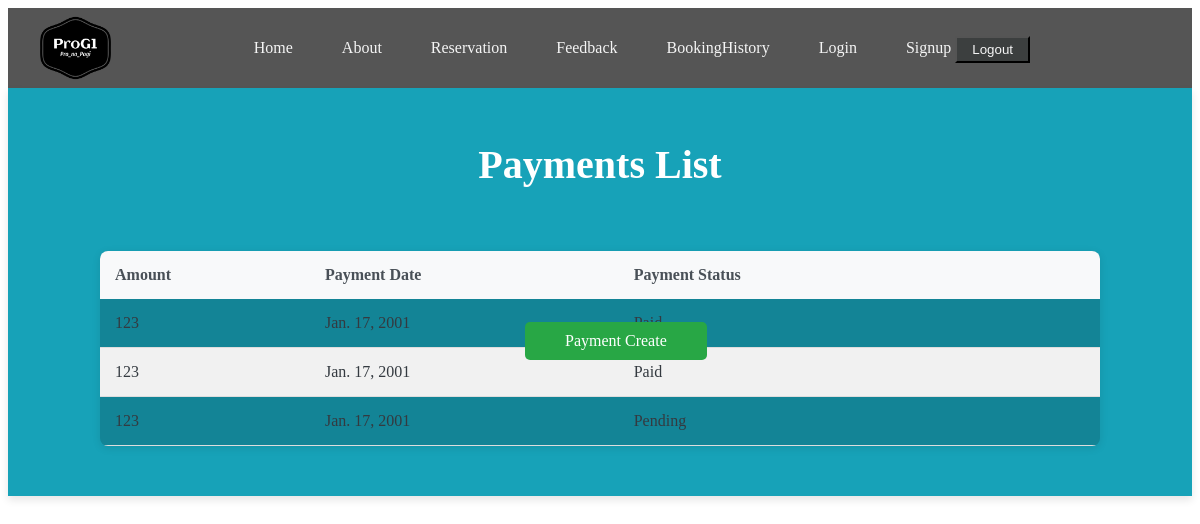
The app's page /paymentlist/ (signed in) with its own data.
### app/models.py (models this page shows, shortened)
class Payment(models.Model):
    amount = models.CharField(max_length=100)
    payment_date = models.DateField()
    payment_status = models.CharField(max_length=100, choices=[('Paid', 'Paid'), ('Pending', 'Pending')])

### app/views.py (the view)
# urls.py: path('paymentlist/' , PaymentListView.as_view(), name='payment_list'),
class PaymentListView(ListView):
    model = Payment
    context_object_name = 'payment'
    template_name = 'app/payment_list.html'

### app/templates/app/payment_list.html (shortened to what this page needs)
{% extends 'app/base.html' %}
{% load static %}
{% block content %}
<div class="Heading_list">
    <h2>Payments List</h2>
    <a href="{% url 'payment_create' %}">Payment Create</a>
    <table class="Body_list">
        <thead>
            <tr>
                <th>Amount</th>
                <th>Payment Date</th>
                <th>Payment Status</th>
                <th></th>
                <th></th>
            </tr>
        </thead>
        <tbody>
            {% for Payment in payment %}
            <tr>
                <td>{{ Payment.amount }}</td>
                <td>{{ Payment.payment_date }}</td>
                <td>{{ Payment.payment_status }}</td>
                <td></td>
                <td></td>
            </tr>
            {% endfor %}
        </tbody>
    </table>
</div>
    {% endblock content %}

### static/css/base.css (style rules this page uses)
.Heading_list { background-color:#17a2b8; color: white; padding: 20px; text-align: center; box-shadow: 0 4px 8px rgba(0, 0, 0, 0.1); }
.Heading_list h2 { font-size: 40px; padding-bottom: 30px; }
.Heading_list a { position:fixed; bottom: 440px; left: 525px; color: white; padding: 10px 40px; background-color: #28a745; text-decoration: none; border-radius: 5px; font-size: 16px; }
table.Body_list { width: 100%; border-collapse: collapse; margin-top: 30px; background-color:#138496; box-shadow: 0 2px 8px rgba(0, 0, 0, 0.1); border-radius: 8px; overflow: hidden; }
table.Body_list th, table.Body_list td { padding: 15px; text-align: left; }
table.Body_list th { background-color: #f8f9fa; color: #495057; font-weight: 600; }
table.Body_list td { color: #343a40; border-bottom: 1px solid #ddd; }
table.Body_list tr:nth-child(even) { background-color: #f1f1f1; }
table.Body_list { margin: 0 auto; max-width: 1000px; border-radius: 8px; margin-bottom: 30px; }

### records on screen
Payment: amount "123", payment_date "Jan. 17, 2001"
Payment: amount "123", payment_date "Jan. 17, 2001", payment_status "Paid"
Payment: amount "123", payment_date "Jan. 17, 2001", payment_status "Pending"
